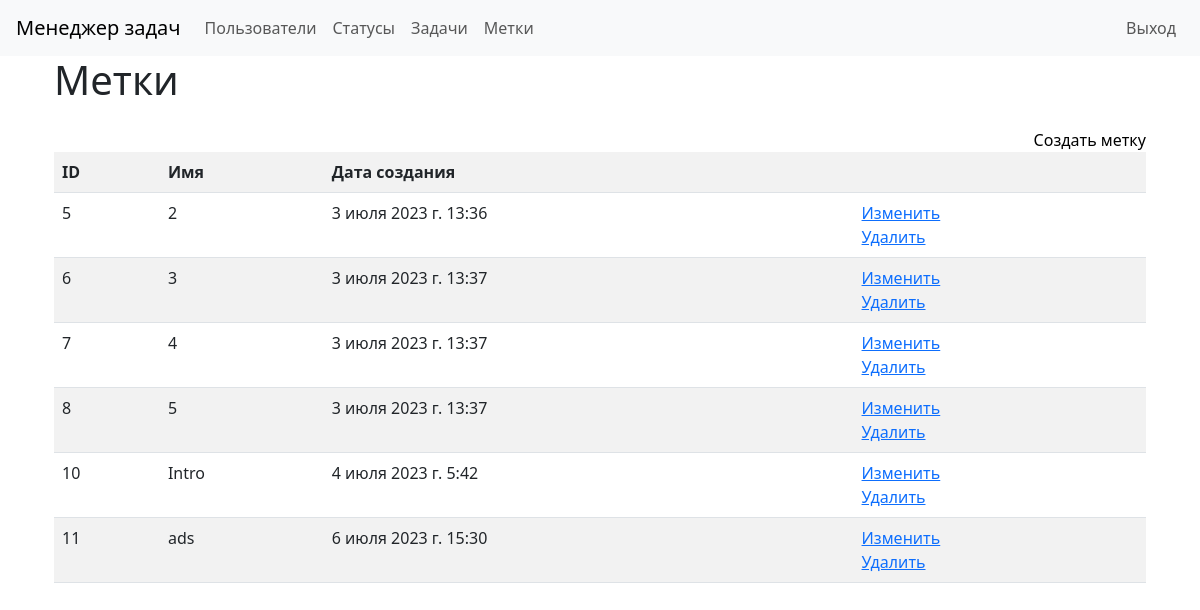
Screenshot of /labels/ (signed in) with the database file from the repository.
### task_manager/labels/models.py (models this page shows)
class LabelModel(models.Model):
    name = models.CharField(max_length=100)
    timestamp = models.DateTimeField(auto_now_add=True)
    def __str__(self):
        return self.name

### task_manager/labels/views.py (the view)
# urls.py: path('', views.LabelView.as_view(), name='label_list'),
class LabelView(AppLoginMixin, ListView):
    template_name = 'labels/labels.html'
    model = LabelModel

### task_manager/labels/templates/labels/labels.html
{% extends "base.html" %}
{% load i18n %}
{% block main %}
<div class="container wrapper flex-grow-1">
    <h1 class="mb-4">{% trans "Labels" %}</h1>
    <a class="d-flex justify-content-end text-black text-decoration-none" href="{% url 'create_label' %}">{% trans "Create label" %}</a>
    <table class="table table-striped">
        <tr>
            <th>ID</th>
            <th>{% trans "Name" %}</th>
            <th>{% trans "Create at" %}</th>
            <th></th>
        </tr>
        {% for label in object_list %}
        <tr>
            <td>{{ label.id }}</td>
            <td>{{ label }}</td>
            <td>{{ label.timestamp }}</td>
            <td><a href="{% url 'update_label' pk=label.id %}">{% trans 'Update' %}</a><br>
                <a href="{% url 'delete_label' pk=label.id %}">{% trans "Delete" %}</a></td>
        </tr>
        {% endfor %}
    </table>
</div>
{% endblock %}

### rows the page displays
LabelModel: id "5", name "2", timestamp "3 июля 2023 г. 13:36"
LabelModel: id "6", name "3", timestamp "3 июля 2023 г. 13:37"
LabelModel: id "7", name "4", timestamp "3 июля 2023 г. 13:37"
LabelModel: id "8", name "5", timestamp "3 июля 2023 г. 13:37"
LabelModel: id "10", name "Intro", timestamp "4 июля 2023 г. 5:42"
LabelModel: id "11", name "ads", timestamp "6 июля 2023 г. 15:30"
